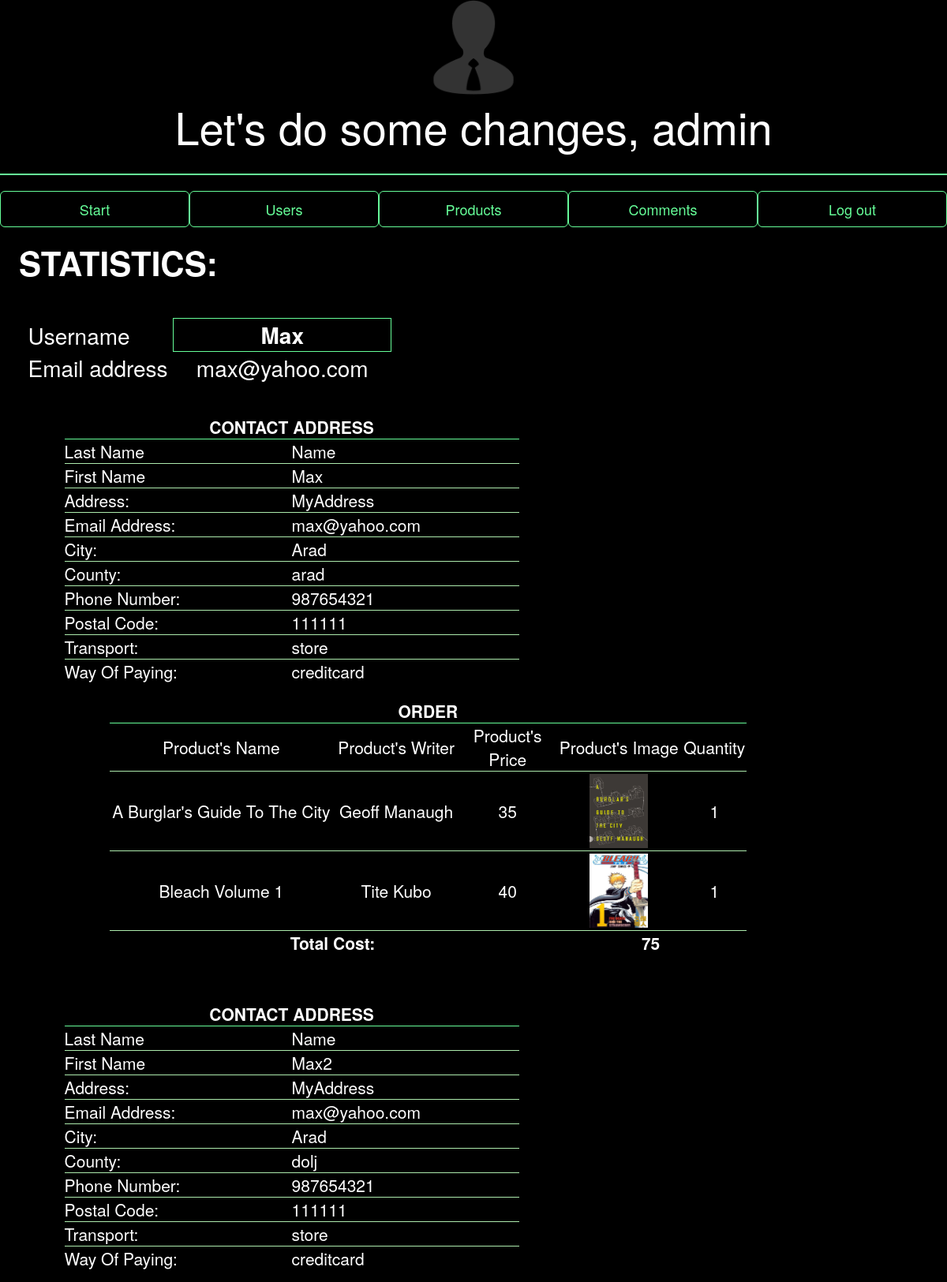
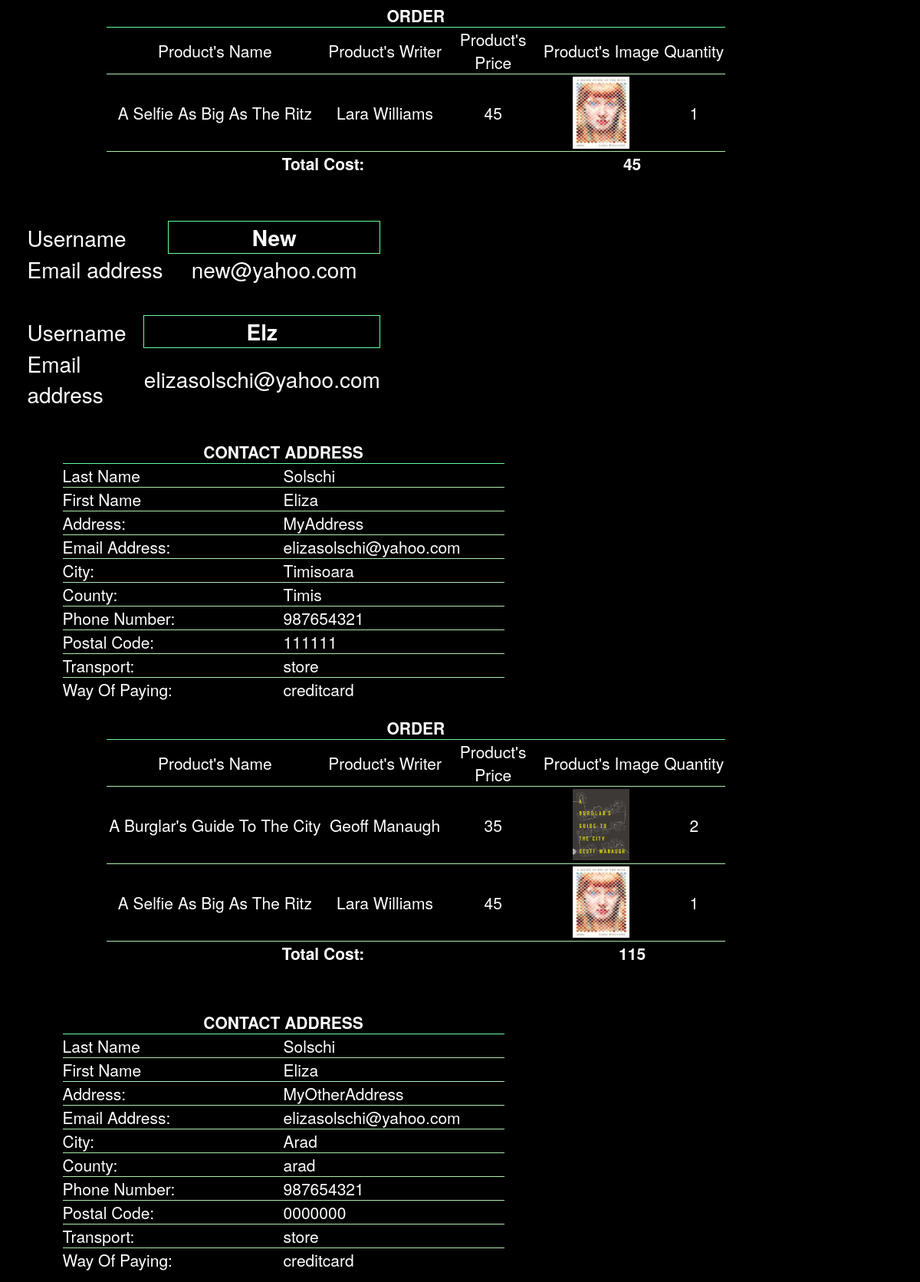
Page /admin_statistica.php (signed in, upper part) on the committed database (2 pictures, top to bottom).
### tables this page shows
CREATE TABLE `users` (
  `id` int(11) NOT NULL,
  `username` varchar(255) NOT NULL,
  `email` varchar(255) NOT NULL,
  `password` varchar(255) NOT NULL,
  `type` int(1) NOT NULL DEFAULT '0'
);

CREATE TABLE `checkout` (
  `id` int(11) NOT NULL,
  `lastname` varchar(50) NOT NULL,
  `firstname` varchar(50) NOT NULL,
  `address` varchar(100) NOT NULL,
  `email` varchar(50) NOT NULL,
  `city` varchar(20) NOT NULL,
  `county` varchar(20) NOT NULL,
  `phone` varchar(10) NOT NULL,
  `postalcode` varchar(10) NOT NULL,
  `transport` varchar(20) NOT NULL,
  `plata` varchar(20) NOT NULL,
  `order_id` int(11) NOT NULL,
  `user_id` int(11) NOT NULL
);

CREATE TABLE `orders` (
  `id` int(11) NOT NULL,
  `total` float NOT NULL,
  `user_id` int(11) NOT NULL
);

CREATE TABLE `products` (
  `id` int(11) NOT NULL,
  `name` varchar(255) NOT NULL,
  `writer` varchar(255) NOT NULL,
  `image` varchar(255) NOT NULL,
  `price` float NOT NULL,
  `info` longtext NOT NULL,
  `type` int(1) NOT NULL DEFAULT '1'
);

CREATE TABLE `orders_products` (
  `id` int(11) NOT NULL,
  `quantity` int(11) NOT NULL,
  `order_id` int(11) NOT NULL,
  `product_id` int(11) NOT NULL,
  `manga_id` int(11) NOT NULL,
  `user_id` int(11) NOT NULL
);

CREATE TABLE `manga` (
  `id` int(11) NOT NULL,
  `image` varchar(255) NOT NULL,
  `name` varchar(255) NOT NULL,
  `writer` varchar(255) NOT NULL,
  `price` float NOT NULL,
  `type` int(1) NOT NULL DEFAULT '2'
);

### admin_statistica.php (the view, shortened to what this page needs)
<!DOCTYPE html>
<html>
	<head>
		<link rel="stylesheet" href="https://maxcdn.bootstrapcdn.com/bootstrap/3.3.7/css/bootstrap.min.css">
		<link href='admin.css' rel='stylesheet'>
	</head>
	<body>
    <img src="admin.png" class="img_admin"/>
    <div class="welcome">
    <?php if(isset($_SESSION['success'])): ?>
		<?php
            echo $_SESSION['success'];
		?>
	<?php endif ?>
	<?php if(isset($_SESSION['username'])): ?>
		<?php echo $_SESSION['username']; ?>
    <?php endif; ?>
</div>
    <hr/>
    <div class="top_menu">
        <table class="nav_bar">
            <tr>
                <td><a href="admin.php" class="btn btn-outline-success btn-lg btn-block" style="color:#66ff99; border:1px solid #66ff99">Start</a> </td>
                <td><a href="admin_users.php" class="btn btn-outline-success btn-lg btn-block" style="color:#66ff99; border:1px solid #66ff99">Users</a></td>
                <td><a href="admin_products.php" class="btn btn-outline-success btn-lg btn-block" style="color:#66ff99; border:1px solid #66ff99">Products</a></td>
                <td><a href="admin_comments.php" class="btn btn-outline-success btn-lg btn-block" style="color:#66ff99; border:1px solid #66ff99">Comments</a></td>
                <td><a href="login.php?logout='1'" class="btn btn-outline-success btn-lg btn-block" style="color:#66ff99; border:1px solid #66ff99">Log out</a></td>
            </tr>
        </table>
    </div>
    <div class="centru_left">
    <br/>
    <div style="font-size:300%"><strong>STATISTICS:</strong>
    </div>
    <br/><br/>
    <?php
        $legatura_users = mysqli_connect('localhost','root','','cart');
        $users = "SELECT * FROM users ORDER BY id ASC";
        $connection_users = mysqli_query($legatura_users, $users);
        while($user = mysqli_fetch_assoc($connection_users)):
            if($user['type']==0):
                ?>
                <table style="margin-left:1%; width:40%; font-size:200%">
                    <tr>
                        <td width="40%">Username</td>
                        <td style="text-align:center; border:1px solid #66ff99"><strong><?php echo $user['username'];?></strong></td>
                    </tr>
                    <tr>
                    <td>Email address</td>
                    <td style="text-align:center"><?php echo $user['email'];?></td>
                    </tr>
            </table>
                <?php
                $user_id = $user['id'];
                $contact = "SELECT * FROM checkout ORDER BY id ASC";
                $connection_contact = mysqli_query($legatura_users, $contact);
                ?><br/><?php
                while($checkout = mysqli_fetch_assoc($connection_contact)):
                   if($checkout['user_id']==$user_id):
                        $order_id=$checkout['order_id'];
                        ?><br/>
                        <table style=" width:50%; margin-left:5%; font-size:150%">
                            <tr>
                                <td colspan="2" style="text-align:center;  border-bottom:1px solid #66ff99">
                                <strong>CONTACT ADDRESS</strong>
                                </td>
                            </tr>
                            <tr style="border-bottom:1px solid #adebad">
                                <td width="50%">Last Name</td>
                                <td width="50%"><?php echo $checkout['lastname'];?></td>
                            </tr>
                            <tr style="border-bottom:1px solid #adebad">
                                <td>First Name</td>
                                <td><?php echo $checkout['firstname'];?></td>
                            </tr>
                            <tr style="border-bottom:1px solid #adebad">
                                <td>Address:</td>
                                <td><?php echo $checkout['address'];?></td>
                            </tr>
                            <tr style="border-bottom:1px solid #adebad">
                                <td>Email Address:</td>
                                <td><?php echo $checkout['email'];?></td>
                            </tr>
                            <tr style="border-bottom:1px solid #adebad">
                                <td>City:</td>
                                <td><?php echo $checkout['city'];?></td>
                            </tr>
                            <tr style="border-bottom:1px solid #adebad">
                                <td>County:</td>
                                <td><?php echo $checkout['county'];?></td>
                            </tr>
                            <tr style="border-bottom:1px solid #adebad">
                                <td>Phone Number:</td>
                                <td><?php echo $checkout['phone'];?></td>
                            </tr>
                            <tr style="border-bottom:1px solid #adebad">
                                <td> Postal Code: </td>
                                <td><?php echo $checkout['postalcode'];?></td>
                            </tr>
                            <tr style="border-bottom:1px solid #adebad">
                                <td>Transport: </td>
                                <td><?php echo $checkout['transport'];?></td>
                            </tr>
                            <tr>
                                <td>Way Of Paying:</td>
                                <td><?php echo $checkout['plata'];?></td>
                            </tr>
                   </table>
                        <?php
                        $orders = "SELECT * FROM orders ORDER BY id ASC";
                        $connection_orders = mysqli_query($legatura_users, $orders);
                        while($order = mysqli_fetch_assoc($connection_orders)):
                            if($order_id == $order['id']):
                                ?><br/>
                                <table style="width:70%; text-align:center; margin-left:10%; font-size:150%">
                                                <tr><td colspan="5" style="text-align:center; border-bottom:1px solid #66ff99"><strong>ORDER</strong></td></tr>
                                                <tr style="border-bottom:1px solid #adebad">
                                                <td width="35%">Product's Name</td>
                                                <td width="20%">Product's Writer</td>
                                                <td width="15%">Product's Price</td>
                                                <td width="20%">Product's Image</td>
                                                <td width="10%">Quantity</td>
                                                </tr>
                                                <?php
                                $orders_products = "SELECT * FROM orders_products ORDER BY id ASC";
                                $connection_orders_products = mysqli_query($legatura_users, $orders_products);
                                while($order_product = mysqli_fetch_assoc($connection_orders_products)):
                                    if($order_id == $order_product['order_id']):
                                        if(!empty($order_product['product_id'])):
                                            $id_book = $order_product['product_id'];
                                            $products = "SELECT * FROM products ORDER BY id ASC";
                                            $connection_products = mysqli_query($legatura_users, $products);
                                            while($product = mysqli_fetch_assoc($connection_products)):
                                                if($id_book == $product['id']):
                                                    echo "  <tr style='border-bottom:1px solid #adebad'>
                                                            <td>".$product['name']."</td>
                                                            <td>".$product['writer']."</td>
                                                            <td>".$product['price']."</td>
                                                            <td><img src='".$product['image']."' style='width:50%; height:100px; padding:2%'/></td>
                                                            ";
                                                endif;
                                            endwhile;
                                        endif;
                                        if(!empty($order_product['manga_id'])):
                                            $id_manga = $order_product['manga_id'];
                                            $manga = "SELECT * FROM manga ORDER BY id ASC";
                                            $connection_manga = mysqli_query($legatura_users, $manga);
                                            while($man = mysqli_fetch_assoc($connection_manga)):
                                                if($id_manga == $man['id']):
                                                    echo "  <tr style='border-bottom:1px solid #adebad'>
                                                            <td>".$man['name']."</td>
                                                            <td>".$man['writer']."</td>
                                                            <td>".$man['price']."</td>
                                                            <td><img src='".$man['image']."' style='width:50%; height:100px; padding:2%'/></td>
                                                            ";
                                                endif;
                                            endwhile;
                                        endif;
                                        echo "<td>".$order_product['quantity']."</td>
                                                </tr>";
                                    endif;
                                endwhile;
                                ?>
                                <tr>
                                    <td colspan="3"><strong><?php echo "Total Cost: "; ?></strong></td>
                                    <td colspan="2" style="margin-left:5%; text-align:center"><strong><?php echo $order['total'];?></strong></td>
                                </tr>
                                </table><?php
                            endif;
                        endwhile;
                        echo "<br/><br/>";
                    endif;
                endwhile;
            echo "<br/>";
            endif;
        endwhile;
    ?>
    </div>
</body>
</html>

### admin.css (style rules this page uses)
body { background-color: black; color:white; }
.welcome { font-size:400%; text-align: center; color: white; }
.img_admin { margin-left:45%; width: 10%; height: 10%; }
.top_menu { float:left; width: 100%; height: 40px; }
.nav_bar { width:100%; }
.nav_bar td { width: 20%; margin-left:1%; margin-right: 1%; }
.centru_left { margin:2%; clear:left; width: 96%; }
hr { width:96; margin-right: auto; margin-left:auto; border:1px solid #66ff99; }

### rows in the picture
users: username "Max", email "max@yahoo.com"
checkout: lastname "Name", firstname "Max", address "MyAddress", email "max@yahoo.com", city "Arad", county "arad", phone "987654321", postalcode "111111", transport "store", plata "creditcard"
orders: total "75"
orders_products: quantity "1"
products: name "A Burglar's Guide To The City", writer "Geoff Manaugh", price "35", image (picture)
orders_products: quantity "1"
manga: name "Bleach Volume 1", writer "Tite Kubo", price "40", image (picture)
checkout: lastname "Name", firstname "Max2", address "MyAddress", email "max@yahoo.com", city "Arad", county "dolj", phone "987654321", postalcode "111111", transport "store", plata "creditcard"
orders: total "45"
orders_products: quantity "1"
products: name "A Selfie As Big As The Ritz", writer "Lara Williams", price "45", image (picture)
users: username "New", email "new@yahoo.com"
users: username "Elz", email "elizasolschi@yahoo.com"
checkout: lastname "Solschi", firstname "Eliza", address "MyAddress", email "elizasolschi@yahoo.com", city "Timisoara", county "Timis", phone "987654321", postalcode "111111", transport "store", plata "creditcard"
orders: total "115"
orders_products: quantity "2"
orders_products: quantity "1"
checkout: lastname "Solschi", firstname "Eliza", address "MyOtherAddress", email "elizasolschi@yahoo.com", city "Arad", county "arad", phone "987654321", postalcode "0000000", transport "store", plata "creditcard"

### other values in the picture
$_SESSION['success'] "Let's do some changes,"
$_SESSION['username'] "admin"
